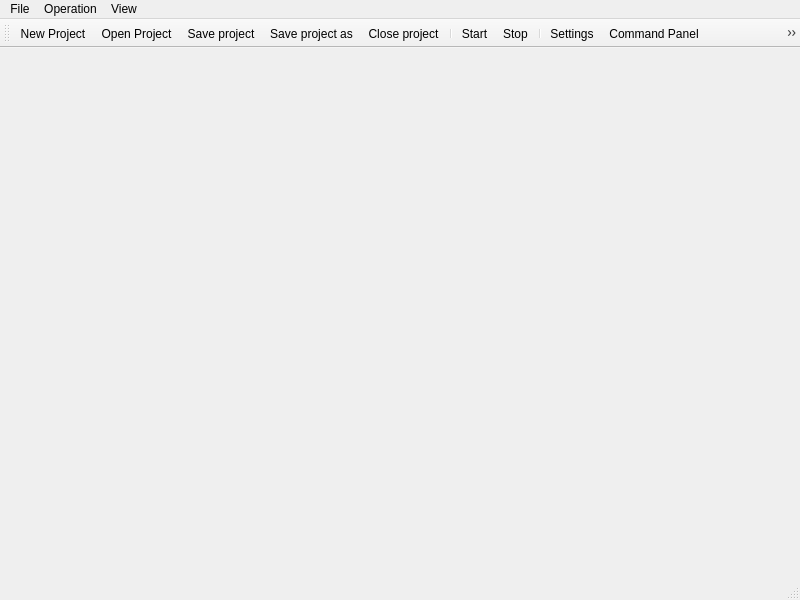
<?xml version="1.0" encoding="UTF-8"?>
<ui version="4.0">
 <class>MainWindow</class>
 <widget class="QMainWindow" name="MainWindow">
  <property name="geometry">
   <rect>
    <x>0</x>
    <y>0</y>
    <width>800</width>
    <height>600</height>
   </rect>
  </property>
  <property name="windowTitle">
   <string>MainWindow</string>
  </property>
  <widget class="QWidget" name="centralWidget"/>
  <widget class="QToolBar" name="mainToolBar">
   <attribute name="toolBarArea">
    <enum>TopToolBarArea</enum>
   </attribute>
   <attribute name="toolBarBreak">
    <bool>false</bool>
   </attribute>
   <addaction name="actionNew_Project"/>
   <addaction name="actionOpen_Project"/>
   <addaction name="actionSave_project"/>
   <addaction name="actionSave_project_as"/>
   <addaction name="actionClose_project"/>
   <addaction name="separator"/>
   <addaction name="actionStart"/>
   <addaction name="actionStop"/>
   <addaction name="separator"/>
   <addaction name="actionSettings"/>
   <addaction name="actionCommand_Panel"/>
   <addaction name="actionOutput_Panel"/>
   <addaction name="actionInformation"/>
   <addaction name="actionQuit"/>
  </widget>
  <widget class="QStatusBar" name="statusBar"/>
  <widget class="QMenuBar" name="menuBar">
   <property name="geometry">
    <rect>
     <x>0</x>
     <y>0</y>
     <width>800</width>
     <height>22</height>
    </rect>
   </property>
   <widget class="QMenu" name="menuFile">
    <property name="geometry">
     <rect>
      <x>1711</x>
      <y>108</y>
      <width>176</width>
      <height>203</height>
     </rect>
    </property>
    <property name="title">
     <string>File</string>
    </property>
    <addaction name="actionNew_Project"/>
    <addaction name="actionOpen_Project"/>
    <addaction name="actionSave_project"/>
    <addaction name="actionSave_project_as"/>
    <addaction name="actionClose_project"/>
    <addaction name="separator"/>
    <addaction name="actionInformation"/>
    <addaction name="separator"/>
    <addaction name="actionQuit"/>
   </widget>
   <widget class="QMenu" name="menuOperation">
    <property name="title">
     <string>Operation</string>
    </property>
    <addaction name="actionStart"/>
    <addaction name="actionStop"/>
   </widget>
   <widget class="QMenu" name="menuView">
    <property name="title">
     <string>View</string>
    </property>
    <addaction name="actionCommand_Panel"/>
    <addaction name="actionOutput_Panel"/>
    <addaction name="actionSettings"/>
   </widget>
   <addaction name="menuFile"/>
   <addaction name="menuOperation"/>
   <addaction name="menuView"/>
  </widget>
  <action name="actionNew_Project">
   <property name="icon">
    <iconset resource="../../resource.qrc">
     <normaloff>:/icons/Resource/icons/new.png</normaloff>:/icons/Resource/icons/new.png</iconset>
   </property>
   <property name="text">
    <string>New Project</string>
   </property>
  </action>
  <action name="actionOpen_Project">
   <property name="icon">
    <iconset resource="../../resource.qrc">
     <normaloff>:/icons/Resource/icons/open.png</normaloff>:/icons/Resource/icons/open.png</iconset>
   </property>
   <property name="text">
    <string>Open Project</string>
   </property>
  </action>
  <action name="actionSave_project">
   <property name="icon">
    <iconset resource="../../resource.qrc">
     <normaloff>:/icons/Resource/icons/save.png</normaloff>:/icons/Resource/icons/save.png</iconset>
   </property>
   <property name="text">
    <string>Save project</string>
   </property>
  </action>
  <action name="actionSave_project_as">
   <property name="icon">
    <iconset resource="../../resource.qrc">
     <normaloff>:/icons/Resource/icons/save_as.png</normaloff>:/icons/Resource/icons/save_as.png</iconset>
   </property>
   <property name="text">
    <string>Save project as ...</string>
   </property>
  </action>
  <action name="actionSettings">
   <property name="checkable">
    <bool>true</bool>
   </property>
   <property name="icon">
    <iconset resource="../../resource.qrc">
     <normaloff>:/icons/Resource/icons/settings.png</normaloff>
     <normalon>:/icons/Resource/icons/settings.png</normalon>:/icons/Resource/icons/settings.png</iconset>
   </property>
   <property name="text">
    <string>Settings</string>
   </property>
   <property name="iconVisibleInMenu">
    <bool>false</bool>
   </property>
  </action>
  <action name="actionQuit">
   <property name="enabled">
    <bool>true</bool>
   </property>
   <property name="icon">
    <iconset resource="../../resource.qrc">
     <normaloff>:/icons/Resource/icons/quit.png</normaloff>:/icons/Resource/icons/quit.png</iconset>
   </property>
   <property name="text">
    <string>Quit</string>
   </property>
  </action>
  <action name="actionClose_project">
   <property name="icon">
    <iconset resource="../../resource.qrc">
     <normaloff>:/icons/Resource/icons/close.png</normaloff>:/icons/Resource/icons/close.png</iconset>
   </property>
   <property name="text">
    <string>Close project</string>
   </property>
  </action>
  <action name="actionStart">
   <property name="icon">
    <iconset resource="../../resource.qrc">
     <normaloff>:/icons/Resource/icons/start.png</normaloff>:/icons/Resource/icons/start.png</iconset>
   </property>
   <property name="text">
    <string>Start</string>
   </property>
  </action>
  <action name="actionStop">
   <property name="icon">
    <iconset resource="../../resource.qrc">
     <normaloff>:/icons/Resource/icons/stop.png</normaloff>:/icons/Resource/icons/stop.png</iconset>
   </property>
   <property name="text">
    <string>Stop</string>
   </property>
   <property name="whatsThis">
    <string>Stop</string>
   </property>
  </action>
  <action name="actionInformation">
   <property name="icon">
    <iconset resource="../../resource.qrc">
     <normaloff>:/icons/Resource/icons/information.png</normaloff>:/icons/Resource/icons/information.png</iconset>
   </property>
   <property name="text">
    <string>Information</string>
   </property>
  </action>
  <action name="actionCommand_Panel">
   <property name="checkable">
    <bool>true</bool>
   </property>
   <property name="icon">
    <iconset resource="../../resource.qrc">
     <normaloff>:/icons/Resource/icons/command.png</normaloff>:/icons/Resource/icons/command.png</iconset>
   </property>
   <property name="text">
    <string>Command Panel</string>
   </property>
  </action>
  <action name="actionOutput_Panel">
   <property name="checkable">
    <bool>true</bool>
   </property>
   <property name="icon">
    <iconset resource="../../resource.qrc">
     <normaloff>:/icons/Resource/icons/monitor.png</normaloff>:/icons/Resource/icons/monitor.png</iconset>
   </property>
   <property name="text">
    <string>Output Panel</string>
   </property>
  </action>
 </widget>
 <layoutdefault spacing="6" margin="11"/>
 <resources>
  <include location="../../resource.qrc"/>
 </resources>
 <connections/>
</ui>
